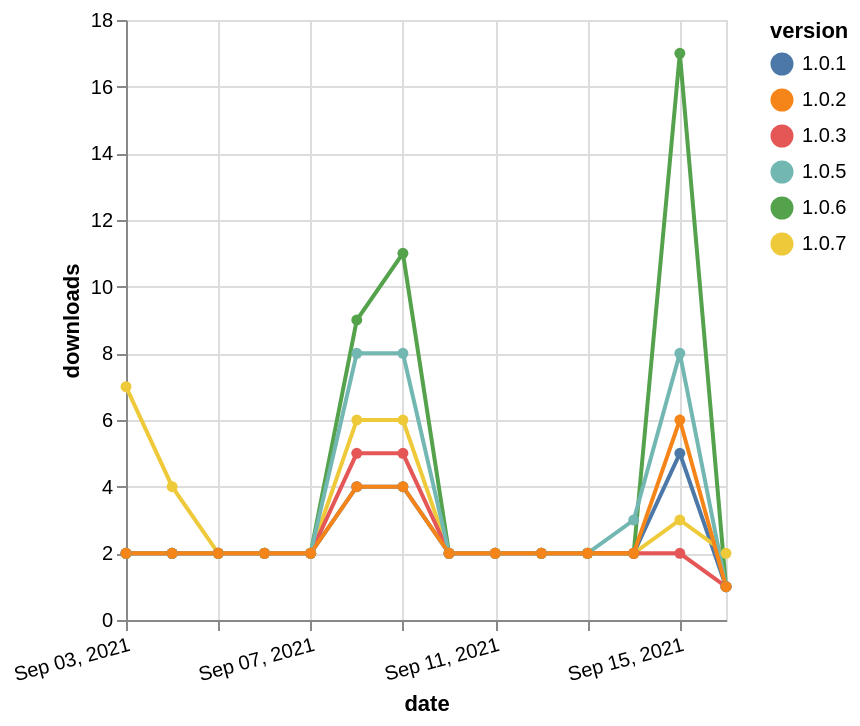

The specification (Vega-Lite) saved for this image:
### Vega-Lite specification from a JSON file in a GitHub repository (floating-point values rounded to 4 significant figures)
{"$schema": "https://vega.github.io/schema/vega-lite/v5.json", "description": "A simple bar chart with embedded data.", "data": {"values": [{"date": "2021-09-03", "total": 1296, "delta": 2, "version": "1.0.1"}, {"date": "2021-09-04", "total": 1298, "delta": 2, "version": "1.0.1"}, {"date": "2021-09-05", "total": 1300, "delta": 2, "version": "1.0.1"}, {"date": "2021-09-06", "total": 1302, "delta": 2, "version": "1.0.1"}, {"date": "2021-09-07", "total": 1304, "delta": 2, "version": "1.0.1"}, {"date": "2021-09-08", "total": 1308, "delta": 4, "version": "1.0.1"}, {"date": "2021-09-09", "total": 1312, "delta": 4, "version": "1.0.1"}, {"date": "2021-09-10", "total": 1314, "delta": 2, "version": "1.0.1"}, {"date": "2021-09-11", "total": 1316, "delta": 2, "version": "1.0.1"}, {"date": "2021-09-12", "total": 1318, "delta": 2, "version": "1.0.1"}, {"date": "2021-09-13", "total": 1320, "delta": 2, "version": "1.0.1"}, {"date": "2021-09-14", "total": 1322, "delta": 2, "version": "1.0.1"}, {"date": "2021-09-15", "total": 1327, "delta": 5, "version": "1.0.1"}, {"date": "2021-09-16", "total": 1328, "delta": 1, "version": "1.0.1"}, {"date": "2021-09-03", "total": 272, "delta": 7, "version": "1.0.7"}, {"date": "2021-09-04", "total": 276, "delta": 4, "version": "1.0.7"}, {"date": "2021-09-05", "total": 278, "delta": 2, "version": "1.0.7"}, {"date": "2021-09-06", "total": 280, "delta": 2, "version": "1.0.7"}, {"date": "2021-09-07", "total": 282, "delta": 2, "version": "1.0.7"}, {"date": "2021-09-08", "total": 288, "delta": 6, "version": "1.0.7"}, {"date": "2021-09-09", "total": 294, "delta": 6, "version": "1.0.7"}, {"date": "2021-09-10", "total": 296, "delta": 2, "version": "1.0.7"}, {"date": "2021-09-11", "total": 298, "delta": 2, "version": "1.0.7"}, {"date": "2021-09-12", "total": 300, "delta": 2, "version": "1.0.7"}, {"date": "2021-09-13", "total": 302, "delta": 2, "version": "1.0.7"}, {"date": "2021-09-14", "total": 304, "delta": 2, "version": "1.0.7"}, {"date": "2021-09-15", "total": 307, "delta": 3, "version": "1.0.7"}, {"date": "2021-09-16", "total": 309, "delta": 2, "version": "1.0.7"}, {"date": "2021-09-03", "total": 688, "delta": 2, "version": "1.0.6"}, {"date": "2021-09-04", "total": 690, "delta": 2, "version": "1.0.6"}, {"date": "2021-09-05", "total": 692, "delta": 2, "version": "1.0.6"}, {"date": "2021-09-06", "total": 694, "delta": 2, "version": "1.0.6"}, {"date": "2021-09-07", "total": 696, "delta": 2, "version": "1.0.6"}, {"date": "2021-09-08", "total": 705, "delta": 9, "version": "1.0.6"}, {"date": "2021-09-09", "total": 716, "delta": 11, "version": "1.0.6"}, {"date": "2021-09-10", "total": 718, "delta": 2, "version": "1.0.6"}, {"date": "2021-09-11", "total": 720, "delta": 2, "version": "1.0.6"}, {"date": "2021-09-12", "total": 722, "delta": 2, "version": "1.0.6"}, {"date": "2021-09-13", "total": 724, "delta": 2, "version": "1.0.6"}, {"date": "2021-09-14", "total": 726, "delta": 2, "version": "1.0.6"}, {"date": "2021-09-15", "total": 743, "delta": 17, "version": "1.0.6"}, {"date": "2021-09-16", "total": 744, "delta": 1, "version": "1.0.6"}, {"date": "2021-09-03", "total": 995, "delta": 2, "version": "1.0.3"}, {"date": "2021-09-04", "total": 997, "delta": 2, "version": "1.0.3"}, {"date": "2021-09-05", "total": 999, "delta": 2, "version": "1.0.3"}, {"date": "2021-09-06", "total": 1001, "delta": 2, "version": "1.0.3"}, {"date": "2021-09-07", "total": 1003, "delta": 2, "version": "1.0.3"}, {"date": "2021-09-08", "total": 1008, "delta": 5, "version": "1.0.3"}, {"date": "2021-09-09", "total": 1013, "delta": 5, "version": "1.0.3"}, {"date": "2021-09-10", "total": 1015, "delta": 2, "version": "1.0.3"}, {"date": "2021-09-11", "total": 1017, "delta": 2, "version": "1.0.3"}, {"date": "2021-09-12", "total": 1019, "delta": 2, "version": "1.0.3"}, {"date": "2021-09-13", "total": 1021, "delta": 2, "version": "1.0.3"}, {"date": "2021-09-14", "total": 1023, "delta": 2, "version": "1.0.3"}, {"date": "2021-09-15", "total": 1025, "delta": 2, "version": "1.0.3"}, {"date": "2021-09-16", "total": 1026, "delta": 1, "version": "1.0.3"}, {"date": "2021-09-03", "total": 847, "delta": 2, "version": "1.0.5"}, {"date": "2021-09-04", "total": 849, "delta": 2, "version": "1.0.5"}, {"date": "2021-09-05", "total": 851, "delta": 2, "version": "1.0.5"}, {"date": "2021-09-06", "total": 853, "delta": 2, "version": "1.0.5"}, {"date": "2021-09-07", "total": 855, "delta": 2, "version": "1.0.5"}, {"date": "2021-09-08", "total": 863, "delta": 8, "version": "1.0.5"}, {"date": "2021-09-09", "total": 871, "delta": 8, "version": "1.0.5"}, {"date": "2021-09-10", "total": 873, "delta": 2, "version": "1.0.5"}, {"date": "2021-09-11", "total": 875, "delta": 2, "version": "1.0.5"}, {"date": "2021-09-12", "total": 877, "delta": 2, "version": "1.0.5"}, {"date": "2021-09-13", "total": 879, "delta": 2, "version": "1.0.5"}, {"date": "2021-09-14", "total": 882, "delta": 3, "version": "1.0.5"}, {"date": "2021-09-15", "total": 890, "delta": 8, "version": "1.0.5"}, {"date": "2021-09-16", "total": 891, "delta": 1, "version": "1.0.5"}, {"date": "2021-09-03", "total": 1196, "delta": 2, "version": "1.0.2"}, {"date": "2021-09-04", "total": 1198, "delta": 2, "version": "1.0.2"}, {"date": "2021-09-05", "total": 1200, "delta": 2, "version": "1.0.2"}, {"date": "2021-09-06", "total": 1202, "delta": 2, "version": "1.0.2"}, {"date": "2021-09-07", "total": 1204, "delta": 2, "version": "1.0.2"}, {"date": "2021-09-08", "total": 1208, "delta": 4, "version": "1.0.2"}, {"date": "2021-09-09", "total": 1212, "delta": 4, "version": "1.0.2"}, {"date": "2021-09-10", "total": 1214, "delta": 2, "version": "1.0.2"}, {"date": "2021-09-11", "total": 1216, "delta": 2, "version": "1.0.2"}, {"date": "2021-09-12", "total": 1218, "delta": 2, "version": "1.0.2"}, {"date": "2021-09-13", "total": 1220, "delta": 2, "version": "1.0.2"}, {"date": "2021-09-14", "total": 1222, "delta": 2, "version": "1.0.2"}, {"date": "2021-09-15", "total": 1228, "delta": 6, "version": "1.0.2"}, {"date": "2021-09-16", "total": 1229, "delta": 1, "version": "1.0.2"}]}, "width": "container", "mark": {"type": "line", "point": {"filled": true}}, "encoding": {"x": {"field": "date", "type": "temporal", "timeUnit": "yearmonthdate", "title": "date", "axis": {"labelAngle": -15}}, "y": {"field": "delta", "type": "quantitative", "title": "downloads"}, "color": {"field": "version", "type": "nominal"}, "tooltip": {"field": "delta"}}}
